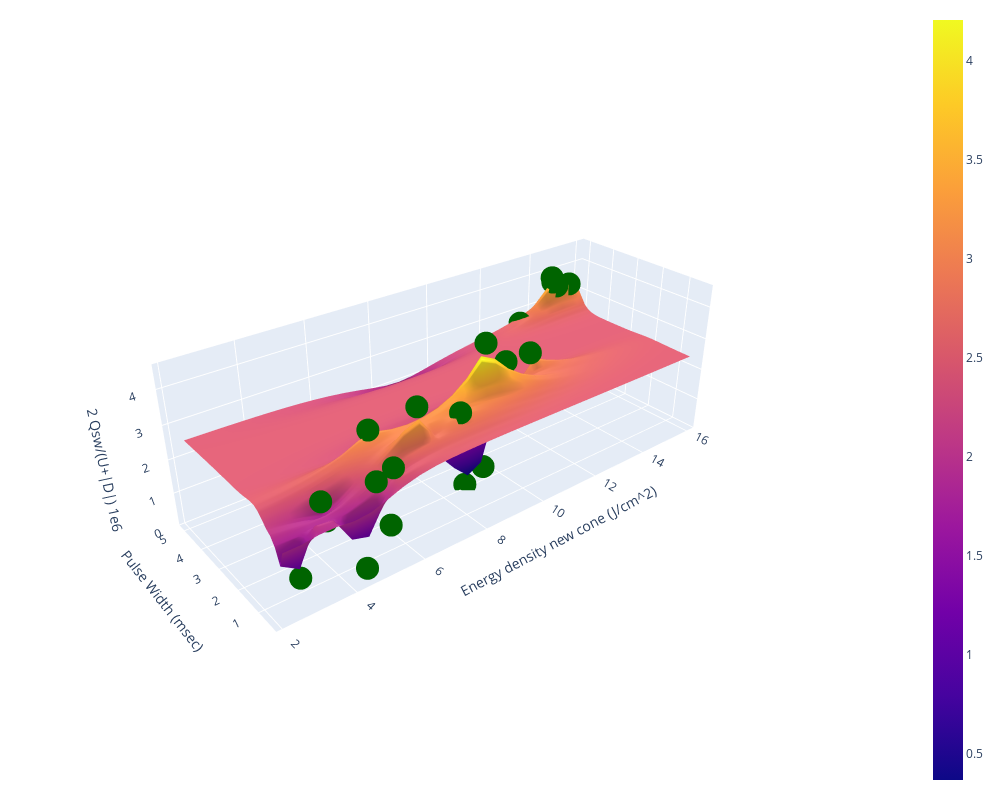
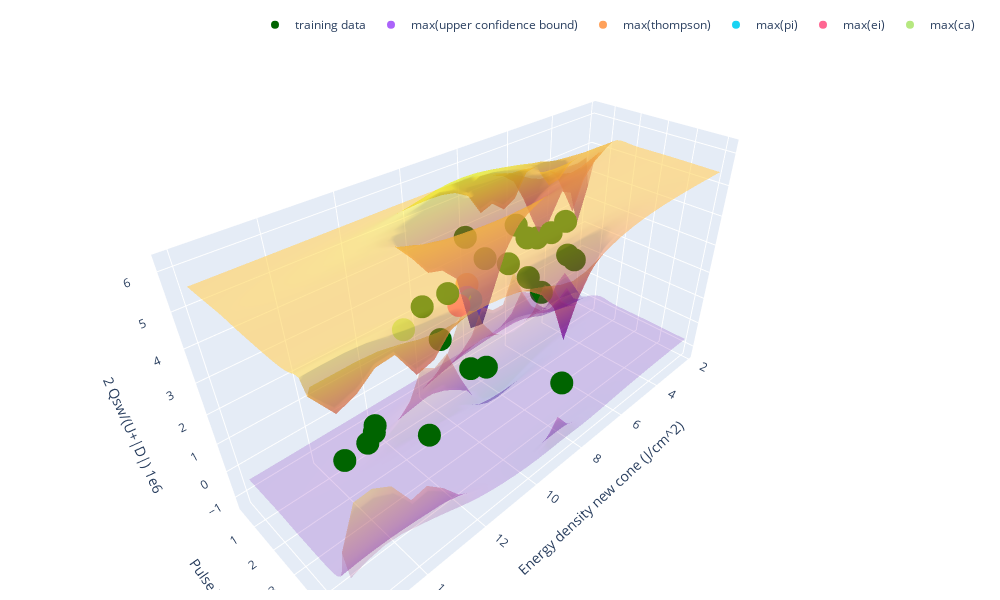

Notebook code for these charts, in order:
### Code cell
# visualize acquisition function results and confidence bound surfaces
vis_pred(raw_train_x, raw_train_y, raw_test_grid, raw_pred_labels)
vis_acq(raw_train_x, raw_train_y, raw_test_grid, raw_pred_labels, raw_upper_surf, raw_lower_surf, acqs)

### Figure 1 — Plotly figure (JSON) as saved in the notebook; plotly's stock layout.template omitted (floating-point values rounded to 4 significant figures; data arrays with more than 128 entries replaced by an {"elided": "..."} marker saying what was removed)
{"data": [{"name": "GP regression", "x": [2.276, 2.746, 3.215, 3.685, 4.154, 4.624, 5.094, 5.563, 6.033, 6.502, 6.972, 7.441, 7.911, 8.381, 8.85, 9.32, 9.789, 10.26, 10.73, 11.2, 11.67, 12.14, 12.61, 13.08, 13.55, 14.02, 14.49, 14.95, 15.42, 15.89], "y": [0.3393, 0.5055, 0.6718, 0.8381, 1.004, 1.171, 1.337, 1.503, 1.669, 1.836, 2.002, 2.168, 2.334, 2.501, 2.667, 2.833, 2.999, 3.166, 3.332, 3.498, 3.664, 3.831, 3.997, 4.163, 4.329, 4.496, 4.662, 4.828, 4.994, 5.161], "z": {"elided": "30x30 float values"}, "type": "surface"}, {"marker": {"color": "darkgreen"}, "mode": "markers", "name": "training data", "x": [2.73, 3.4, 3.79, 6.44, 5.36, 8.99, 8.8, 14.67, 5.24, 14.89, 10.13, 4.51, 5.37, 4.88, 6.76, 7.77, 8.73, 9.38, 10.48, 11.01, 14.71, 15.44, 13.37], "y": [0.5, 0.5, 1, 1, 1.5, 1.5, 5, 5, 0.5, 5, 2, 0.5, 0.5, 0.5, 1, 1, 2, 2, 2, 2, 5, 5, 5], "z": [0.873, 2.677, 1.699, 3.805, 3.335, 4.535, 1.363, 3.841, 1.201, 3.514, 3.471, 0.2633, 2.775, 2.591, 2.58, 3.174, 0.1315, 0.4512, 2.127, 3.468, 3.686, 3.446, 2.652], "type": "scatter3d"}], "layout": {"legend": {"orientation": "h", "yanchor": "top", "y": 1.02, "xanchor": "left", "x": 1}, "margin": {"r": 20, "l": 10, "b": 10, "t": 10}, "width": 1000, "height": 800, "scene": {"xaxis": {"title": {"text": "Energy density new cone (J/cm^2)"}}, "yaxis": {"title": {"text": "Pulse Width (msec)"}}, "zaxis": {"title": {"text": "2 Qsw/(U+|D|) 1e6"}}, "camera": {"up": {"x": 0, "y": 0, "z": 1}, "center": {"x": 0, "y": 0, "z": 0}, "eye": {"x": -2, "y": -2.5, "z": 1.75}}}}}

### Figure 2 — Plotly figure (JSON) as saved in the notebook; plotly's stock layout.template omitted (floating-point values rounded to 4 significant figures; data arrays with more than 128 entries replaced by an {"elided": "..."} marker saying what was removed)
{"data": [{"opacity": 0.5, "showscale": false, "x": [2.276, 2.746, 3.215, 3.685, 4.154, 4.624, 5.094, 5.563, 6.033, 6.502, 6.972, 7.441, 7.911, 8.381, 8.85, 9.32, 9.789, 10.26, 10.73, 11.2, 11.67, 12.14, 12.61, 13.08, 13.55, 14.02, 14.49, 14.95, 15.42, 15.89], "y": [0.3393, 0.5055, 0.6718, 0.8381, 1.004, 1.171, 1.337, 1.503, 1.669, 1.836, 2.002, 2.168, 2.334, 2.501, 2.667, 2.833, 2.999, 3.166, 3.332, 3.498, 3.664, 3.831, 3.997, 4.163, 4.329, 4.496, 4.662, 4.828, 4.994, 5.161], "z": {"elided": "30x30 float values"}, "type": "surface"}, {"opacity": 0.2, "showscale": false, "x": [2.276, 2.746, 3.215, 3.685, 4.154, 4.624, 5.094, 5.563, 6.033, 6.502, 6.972, 7.441, 7.911, 8.381, 8.85, 9.32, 9.789, 10.26, 10.73, 11.2, 11.67, 12.14, 12.61, 13.08, 13.55, 14.02, 14.49, 14.95, 15.42, 15.89], "y": [0.3393, 0.5055, 0.6718, 0.8381, 1.004, 1.171, 1.337, 1.503, 1.669, 1.836, 2.002, 2.168, 2.334, 2.501, 2.667, 2.833, 2.999, 3.166, 3.332, 3.498, 3.664, 3.831, 3.997, 4.163, 4.329, 4.496, 4.662, 4.828, 4.994, 5.161], "z": {"elided": "30x30 float values"}, "type": "surface"}, {"marker": {"color": "darkgreen"}, "mode": "markers", "name": "training data", "x": [2.73, 3.4, 3.79, 6.44, 5.36, 8.99, 8.8, 14.67, 5.24, 14.89, 10.13, 4.51, 5.37, 4.88, 6.76, 7.77, 8.73, 9.38, 10.48, 11.01, 14.71, 15.44, 13.37], "y": [0.5, 0.5, 1, 1, 1.5, 1.5, 5, 5, 0.5, 5, 2, 0.5, 0.5, 0.5, 1, 1, 2, 2, 2, 2, 5, 5, 5], "z": [0.873, 2.677, 1.699, 3.805, 3.335, 4.535, 1.363, 3.841, 1.201, 3.514, 3.471, 0.2633, 2.775, 2.591, 2.58, 3.174, 0.1315, 0.4512, 2.127, 3.468, 3.686, 3.446, 2.652], "type": "scatter3d"}, {"mode": "markers", "name": "max(upper confidence bound)", "x": [8.85], "y": [1.337], "z": [2.453], "type": "scatter3d"}, {"mode": "markers", "name": "max(thompson)", "x": [8.381], "y": [0.8381], "z": [2.465], "type": "scatter3d"}, {"mode": "markers", "name": "max(pi)", "x": [8.85], "y": [1.503], "z": [2.444], "type": "scatter3d"}, {"mode": "markers", "name": "max(ei)", "x": [9.32], "y": [1.503], "z": [2.466], "type": "scatter3d"}, {"mode": "markers", "name": "max(ca)", "x": [11.2], "y": [1.337], "z": [2.488], "type": "scatter3d"}], "layout": {"margin": {"r": 20, "l": 10, "b": 10, "t": 10}, "legend": {"orientation": "h", "yanchor": "bottom", "y": 1.02, "xanchor": "right", "x": 1}, "width": 1000, "height": 600, "scene": {"xaxis": {"title": {"text": "Energy density new cone (J/cm^2)"}}, "yaxis": {"title": {"text": "Pulse Width (msec)"}}, "zaxis": {"title": {"text": "2 Qsw/(U+|D|) 1e6"}}}}}
